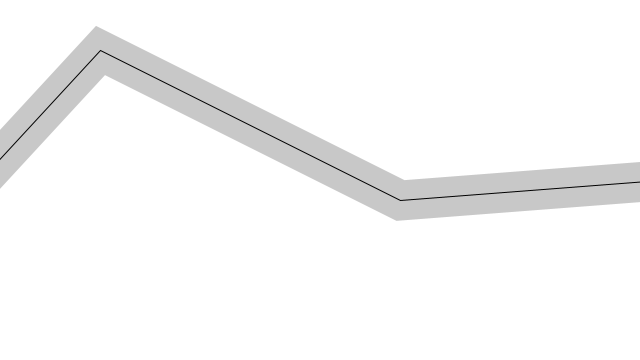
Frame 1 (no input)
Frame 60 (the mouse pressed at the canvas centre just before this capture): identical to frame 1, image omitted
Frame 120 (the mouse held since frame 60 and released just before this capture): identical to frame 1, image omitted

The Processing sketch that drew this single still picture (run headless with seeded random() and noise(); from frame 60 on, the mouse is pressed at the canvas centre):

// Processing sketch: Example_5_7_Multiple_Segments
// ── Example_5_7_Multiple_Segments.pde
// The Nature of Code
// Daniel Shiffman
// http://natureofcode.com

// Path Following
// Path is a just a straight line in this example
// Via Reynolds: // http://www.red3d.com/cwr/steer/PathFollow.html

// A path object (series of connected points)
Path path;

void setup() {
  size(640, 360);
  path = new Path();
  path.addPoint(-20, height / 2);
  path.addPoint(100, 50);
  path.addPoint(400, 200);
  path.addPoint(width + 20, height / 2);
}

void draw() {
  background(255);
  // Display the path
  path.show();
}

// ── Path.pde
 class Path {
   float radius;
   ArrayList<PVector> points;
   
   Path() {
    this.radius = 20;  
    // create empty ArrayList that will store PVector objects
    this.points = new ArrayList<PVector>();
  }

  //{!4} This method allows us to add points to the path.
  void addPoint(float x, float y) {
    PVector pathPoint = new PVector(x, y);
    this.points.add(pathPoint);
  }

  void show() {
    //{!8} Draw a thicker gray line for the path radius.
    stroke(200);
    strokeWeight(this.radius * 2);
    noFill();
    beginShape();
    for (PVector pathPoint : this.points) {
      vertex(pathPoint.x, pathPoint.y);
    }
    endShape();

    //{!7} Draw a thin line for the path center.
    stroke(0);
    strokeWeight(1);
    beginShape();
    for (PVector pathPoint : this.points) {
      vertex(pathPoint.x, pathPoint.y);
    }
    endShape();
  }
}
